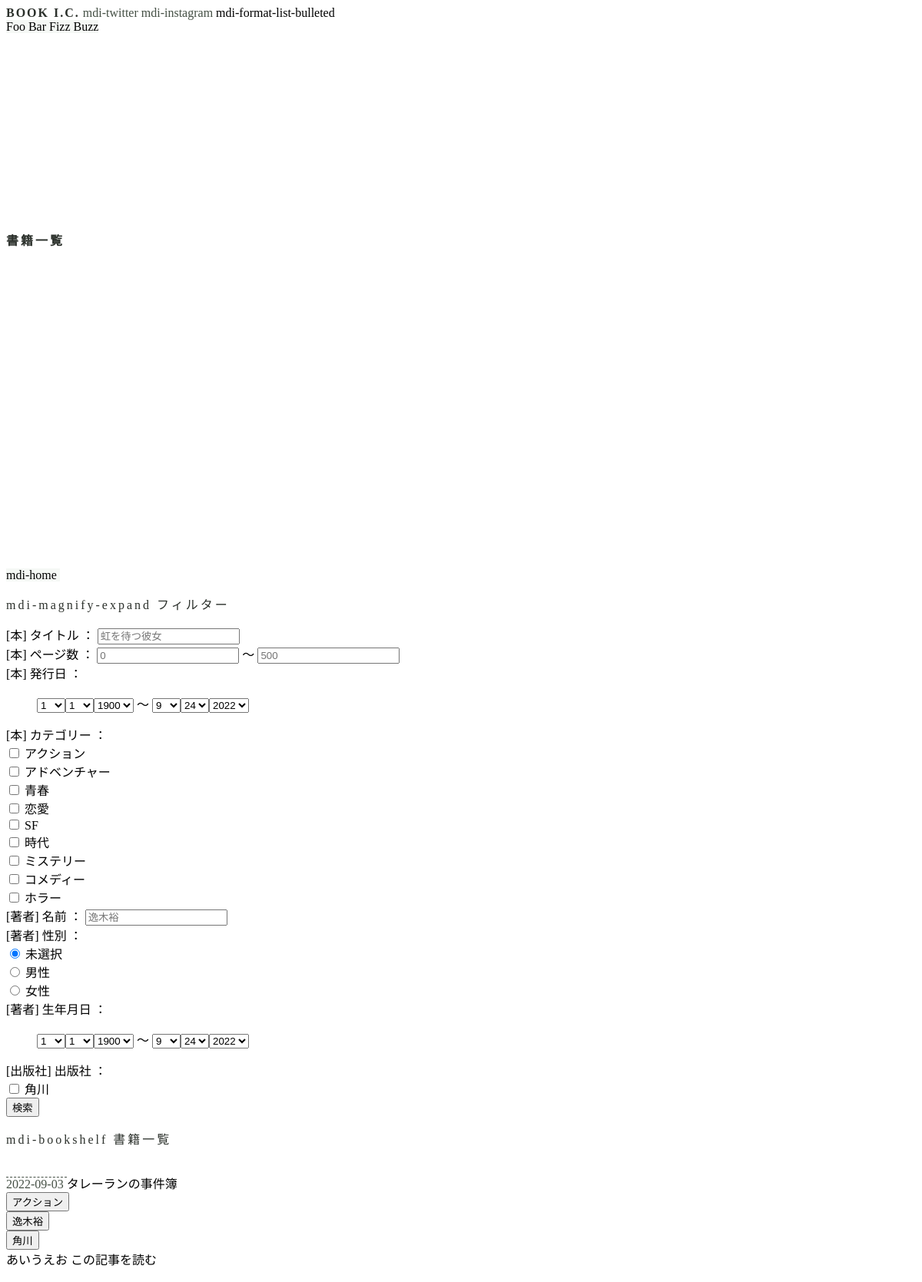
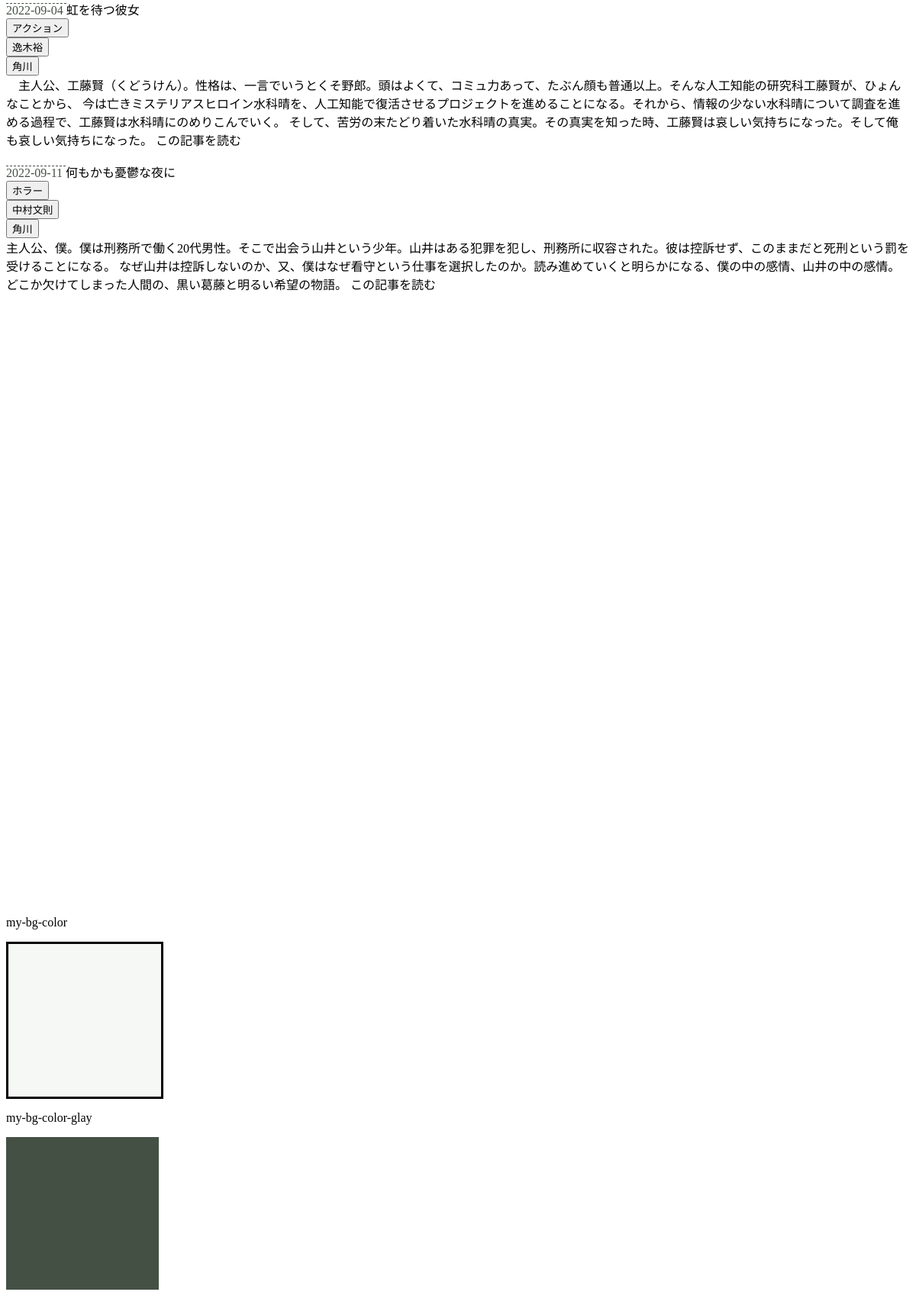
The page /books/ (upper part) on the database its author committed (2 pictures, top to bottom).
### book/models.py (models this page shows, shortened)
class Book(models.Model):
    isbn13 = models.CharField(max_length=14,
                                validators=[MinLengthValidator(14, '文字数が一致していません。例）978-4167174033'),
                                            RegexValidator(r'[0-9]{3}[-][0-9]{10}', '形式に当てはまっていません。例）978-4167174033')], null=True, blank=True)
    title = models.CharField('タイトル', max_length=100, null=True, blank=True)
    pages = models.SmallIntegerField('ページ数', null=True, blank=True)
    issue = models.DateField('発行日', null=True, blank=True) # [発行日, y m d]
    post_day = models.DateField('投稿日', null=True, blank=True) # [投稿日, y m d]
    update_day = models.DateField('更新日', null=True, blank=True) # [投稿日, y m d]
    YOUTH_CHOICES = (('Y', 'Youth'),('O', 'Old'))
    youth_choices = models.CharField('青春/白秋', choices=YOUTH_CHOICES, max_length=10)
    series_info = models.ForeignKey("Series", verbose_name=("シリーズ情報"), on_delete=models.CASCADE, null=True, blank=True)
    author_info = models.ForeignKey("Author", verbose_name=("著者情報"), on_delete=models.CASCADE, null=True, blank=True)
    category_info = models.ForeignKey("Category", verbose_name=("カテゴリー情報"), blank=True,null=True,on_delete=models.CASCADE)
    publisher_info = models.ForeignKey("Publisher", verbose_name=("出版社情報"), on_delete=models.CASCADE, null=True, blank=True)
    publisher_label_info = models.ForeignKey("Publisher_label", verbose_name=("レーベル"), on_delete=models.CASCADE, null=True, blank=True)
    contents = models.TextField("コンテンツ", null=True, blank=True)
    contents_synopsis =  models.TextField("あらすじ", null=True, blank=True)
    fin = models.BooleanField('完読', null=True, blank=True)
    amazon_url = models.CharField('アマゾンURL', max_length=1000, null=True, blank=True)

class Category(models.Model):
    CATEGORY_CHOICES = (('action', 'アクション'),('adventure', 'アドベンチャー'),('youth', '青春'),('love', '恋愛'),('sf', 'SF'),('history', '時代'),('mystery', 'ミステリー'),('comedy', 'コメディー'), ('horror', 'ホラー'))
    CATEGORYENG_CHOICES = (('action_eng', 'action'), ('adventure_eng', 'adventure'), ('youth_eng', 'youth'), ('love_eng', 'love'), ('sf_eng', 'sf'), ('history_eng', 'history'), ('mystery_eng', 'mystery'), ('comedy_eng', 'comedy'), ('horror_eng', 'horror'))
    COLOR_CHOICES = (('red', 'red'), ('orange','orange'),('blue', 'blue'), ('pink', 'pink'),('info','info'), ('green', 'green'), ('purple', 'purple'), ('warning','warning'),('dark', 'dark'))
    category = models.CharField("カテゴリー", choices=CATEGORY_CHOICES, max_length=20, default=None) # 追加していく-----------
    category_eng = models.CharField("カテゴリーeng", choices=CATEGORYENG_CHOICES ,max_length=20, null=True, blank=True) # 追加していく-----------
    color = models.CharField("色", choices=COLOR_CHOICES, max_length=20)
    color_hex = models.CharField("色_hex値", max_length=20,  blank=True)
    contents = models.TextField("コンテンツ", blank=True)
    contents_keyword = models.TextField("キーワード", blank=True)
    post_day = models.DateField('投稿日', null=True) # [発行日, y m d]

class Author(models.Model):
    GENDER_CHOICES = (('Mon', '男性'),('Womon', '女性'))
    WORD_CHOICES = (('Aa', 'あ行'),('Ka', 'か行'),('Sa', 'さ行'),('Ta', 'た行'),('Na', 'な行'),('Ha', 'は行'),('Ma', 'ま行'),('Ya', 'や行'),('Ra', 'ら行'),('Wa', 'わ行'))
    author = models.CharField('著者', max_length=100, default=None) # 追加していく-----------
    author_eng = models.CharField('著者eng', max_length=100) # 追加していく-----------
    word_oder = models.CharField('五十音', choices=WORD_CHOICES, max_length=10)
    age = models.DateField('生年月日')
    sex = models.CharField('性別', choices=(('', '未選択'),)+GENDER_CHOICES, max_length=10, blank=True)
    contents = models.TextField("コンテンツ")
    contents_lite = models.TextField("コンテンツ", blank=True, null=True)
    post_day = models.DateField('投稿日', null=True) # [発行日, y m d]
    def __str__(self):
        return self.author

class Publisher(models.Model):
    publisher = models.CharField('出版社', max_length=50)
    publisher_eng = models.CharField('出版社_eng', max_length=50, blank=True, null=True)
    contents = models.TextField("コンテンツ")
    incorporated = models.DateField('設立日')
    post_day = models.DateField('投稿日', null=True) # [発行日, y m d]
    def __str__(self):
        return self.publisher

### book/views.py (the view, shortened to what this page needs)
# urls.py: path('books/', views.BookView.as_view(), name='book'), # 主に本の検索と
class BookView(ListView):
    model = Book
    template_name = 'book/books.html'
    success_url = '/books/'
    def get_context_data(self, *args, **kwargs):
        context = {}
        data_info = self.get_date()
        context['view'] = [0,1,0,1,1] # [ブログ紹介, メインコンテンツ+サイドバー, メインコンテンツのみ, トピックス, メインコンテンツタイトル]
        context['category_y'] = data_info['category_y']
        context['category_m'] = data_info['category_m']
        context['category_d'] = data_info['category_d']
        context['myform'] = [BookForm(), CategoryForm() ,AuthorForm(), PublisherForm()]
        context['status_book_info'] = 0
        try:
            context['book_info'] = Book.objects.get(post_day=datetime.date(int(data_info['category_y']), int(data_info['category_m']), int(data_info['category_d'])))
        except:pass
        try:
            context['template_pages'] = [()]
            context['date'] = data_info['data_info']
        except:
            pass
        try:
            if context['date'] != None:
                context['book_info'] = Book.objects.get(post_day=context['date'])
                context['status_book_info'] = 1
        except:
            pass
        try:
            context['book_list'] = Book.objects.all()
            context['contents_text'] = context['book_info'].contents
            list_ = []
            count = 0
            for text_ in context['contents_text'].split('<')[1:]:
                count += 1
                text_ = text_.split(">")
                contents_split = text_[1].splitlines()
                contents_ = contents_split[0]
                for text_el in contents_split[1:]:
                    contents_ = contents_ + "<br>" + text_el
                text_[1] = contents_
                if len(text_) == 3:
                    text_[2] = text_[2].splitlines()[0]
                list_.append(text_)
            context['book_info_contents'] = list_
            count = 0
            count_subtitle = 0
            for text_ in list_:
                print(text_[0])
                count += 1
                if text_[0] == "subtitle":
                    count_subtitle += 1
                    if count_subtitle == 3:
                        break
            context['count_subtitle'] = count
            print(context['count_subtitle'], "■■■■■■■■■■■■■■■■■■■")
        except:
            pass
        if 'office' in self.request.session:
            print('セッション名officeは存在します')
            del self.request.session['office']
        else:
            print('セッション名officeは存在しません')
            self.request.session['office'] = "office"
        context['DEBUG'] = settings.DEBUG
        return context
    def get_queryset(self, *args, **kwargs):
        data_info = self.get_date()
        if data_info['category_d'] != None:
            q = Book.objects.filter(post_day=datetime.date(int(data_info['category_y']), int(data_info['category_m']), int(data_info['category_d'])))
        else:
            q =  Book.objects.all()
        return q
    def get_template_names(self, *args, **kwargs):
        data_info = self.get_date()
        template_name = 'book/books_err.html'
        try:
            if data_info['data_info'] == None:
                template_name = 'book/books.html'
                return template_name
        except:
            pass
    def get_date(self, *args, **kwargs):
        data_info = {}
        data_info['category_y'] = None
        data_info['category_m'] = None
        data_info['category_d'] = None
        data_info['data_info'] = None
        try:
            date_kwd = self.kwargs['data_info']
            data_info['data_info'] = date_kwd
            date_split = re.split(r"[-]", date_kwd)
            if len(str(date_split[0])) == 4:
                category_y = date_split[0]
                data_info['category_y'] = category_y
                if len(str(date_split[1])) == 2:
                    category_m = date_split[1]
                    data_info['category_m'] = category_m
                    if len(str(date_split[2])) == 2:
                        category_d = date_split[2]
                        data_info['category_d'] = category_d
                        data_info['data_info'] = "{}-{}-{}".format(category_y, category_m, category_d)
            return data_info
        except:
            return data_info

### book/templates/book/books.html (shortened to what this page needs)
{% extends 'book/_block_static.html' %}
{% block contents %}
  {% include 'text/text_title.html' with text="書籍一覧" %}
  {% include 'block/breadcrumbs.html' with aueiu=book_info.title%}
  {% include 'text/text_subtitle.html' with text="フィルター" icon_name="mdi-magnify-expand" %}
  <form class="myform mx-auto py-3 fs-6" action="" method="POST">
    {% for field2 in myform %}
        {% for field in field2 %}
        {% if "high" not in field.id_for_label %}
        <div>
        <div class="d-inline-block mb-1">
        {% endif %}
            {{ field.label_tag }}
            {% if "high" not in field.id_for_label %}
            ：
            {% endif %}
            {% if "low" in field.id_for_label and "page" not in field.id_for_label %}
                <ul class="d-inline-block form-inline mb-1 ps-0">
            {% endif %}
                    {{ field }}
            {% if "high" in field.id_for_label %}
                </ul>
            {% endif %}
        {% if "low" not in field.id_for_label %}
        </div>
        </div>
        {% endif %}
    {% endfor %}
    {% endfor %}
<div class="d-grid gap-2 d-md-flex justify-content-md-end py-3">
  <button class="btn bg-white btn-outline-teal btn-sm border-teal" type="submit" >検索</button>
</div>
</form>
  {% include 'text/text_subtitle.html' with text="書籍一覧" icon_name="mdi-bookshelf" %}
  {% include 'block/card.html' %}
{% endblock %}

### book/templates/book/components/block/card.html (shortened to what this page needs)
  {% for book_ in book_list %}
      <v-col
        cols="12"
        sm="6"
        lg="4"
        align-self="center"
        class="px-3 mb-14 mx-auto ml-md-0 mr-md-auto mt-5 mb-auto"
      >
      <v-card
        class="mx-auto"
        elevation="15"
        style=""
      >
        <div style="background-color:white;">
        <v-card-text class="pb-0 my-text-color" style="border-top: dashed 0.1em #455045;">
          {{ book_.post_day | safe }}
        </v-card-text>
        <v-card-title class="pb-0 pt-1">
          {{ book_.title | safe }}
        </v-card-title>
        <v-card-actions>
          <v-btn color="{{book_.category_info.color_hex}}" elevation="1" outlined rounded small>
            <form class="d-inline-block" action="{% url 'book:book' %}" method="post">{% csrf_token %}
              <input type="submit" href="{% url "book:book" %}" value="{{book_.category_info.get_category_display}}">
            </form>
          </v-btn>
          <v-btn color="#455045" elevation="1" outlined rounded small>
            <form class="d-inline-block" action="{% url 'book:book' %}" method="post">{% csrf_token %}
              <input type="submit" href="{% url "book:book" %}" value="{{ book_.author_info }}">
            </form>
          </v-btn>
          <v-btn color="#455045" elevation="1" outlined rounded small>
            <form class="d-inline-block" action="{% url 'book:book' %}" method="post">{% csrf_token %}
              <input type="submit" href="{% url "book:book" %}" value="{{ book_.publisher_info}}">
            </form>
          </v-btn>
        </v-card-actions>
        <v-card-text>
          {{ book_.contents_synopsis | safe }}
        </v-card-text>
        <v-card-actions>
          <v-btn color="#1aa179" text class="mx-auto" style="width:100%;" href ="{% url 'book:book_info' book_.post_day %}">
          この記事を読む
        </v-btn>
        </v-card-actions>
      </div>
      </v-card>
    </v-col>
    {% endfor %}
  </v-row>

### rows shown on the page
Book: post_day "2022-09-03", title "タレーランの事件簿", category_info.category "アクション", author_info "逸木裕", publisher_info "角川", contents_synopsis "あいうえお"
Book: post_day "2022-09-04", title "虹を待つ彼女", category_info.category "アクション", author_info "逸木裕", publisher_info "角川", contents_synopsis "主人公、工藤賢（くどうけん）。性格は、一言でいうとくそ野郎。頭はよくて、コミュ力あって、たぶん顔も普通以上。そんな人工知能の研究科工藤賢が、ひょんなことから、 今は亡きミステリアスヒロイン水科晴を、人工知能で復活させるプロジェクトを進めることになる。それから、情報の少ない水科晴について調査を進める過程で、工藤賢は水科晴にのめりこんでいく。 そして、苦労の末たどり着いた水科晴の真実。その真実を知った時、工藤賢は哀しい気持ちになった。そして俺も哀しい気持ちになった。"
Book: post_day "2022-09-11", title "何もかも憂鬱な夜に", category_info.category "ホラー", author_info "中村文則", publisher_info "角川", contents_synopsis "主人公、僕。僕は刑務所で働く20代男性。そこで出会う山井という少年。山井はある犯罪を犯し、刑務所に収容された。彼は控訴せず、このままだと死刑という罰を受けることになる。 なぜ山井は控訴しないのか、又、僕はなぜ看守という仕事を選択したのか。読み進めていくと明らかになる、僕の中の感情、山井の中の感情。どこか欠けてしまった人間の、黒い葛藤と明るい希望の物語。"

### other values the page prints
{{ text }} "書籍一覧"
{{ icon_name }} "mdi-magnify-expand mdi-bookshelf"
{{ text }} "フィルター 書籍一覧"
{{ field.label_tag }} "[本] タイトル" "[本] ページ数" "～" "[本] 発行日" "～" "[本] カテゴリー" "[著者] 名前" "[著者] 性別" "[著者] 生年月日" "～" "[出版社] 出版社"
